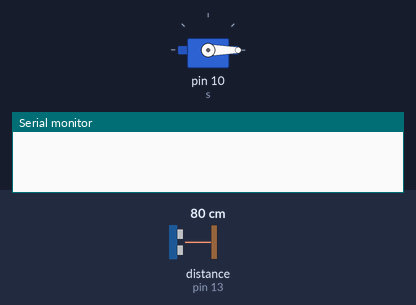
This sketch was run on a simulated Arduino Uno, built with avr-gcc and run on an emulated ATmega328P. Parts: servo, the last lines printed to the serial monitor. Wiring (inferred from the names in the program): ultrasonic range finder: trigger pin 12; echo pin 13. Inputs (shaded band) come from the test bench; at power-on: distance to the obstacle (sensor on pin 13) 80 cm. The echo pulse lasts 58.3 µs per cm.

Above: at 0.01 s.
1.3 s: distance to the obstacle (sensor on pin 13) set to 2 cm
At 2.1 s:
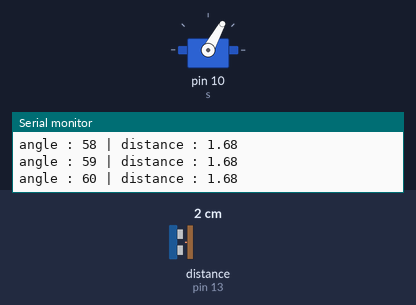
4.3 s: distance to the obstacle (sensor on pin 13) set to 120 cm
At 6.19 s:
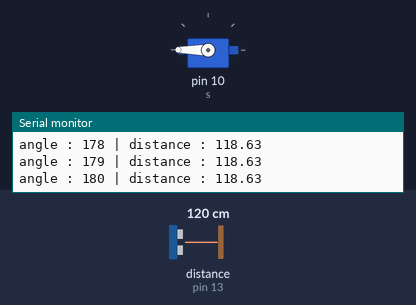
7.3 s: distance to the obstacle (sensor on pin 13) set to 4 cm
Timing chart, 0 to 19.3 s (numbered marks = the images above; inputs shaded):
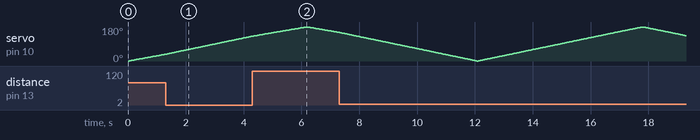

The sketch:

radar_serial_monitor.ino
```cpp
#include <Servo.h>

Servo s;
int trig = 12;
int echo = 13;

float d, t;

void plus() {
  for (int i = 0; i <= 180; i++) {
    s.write(i);
    delay(30);

    digitalWrite(trig, LOW);
    delayMicroseconds(2);
    digitalWrite(trig, HIGH);
    delayMicroseconds(10);
    digitalWrite(trig, LOW);

    t = pulseIn(echo, HIGH);
    d = t * 0.034 / 2;

    Serial.print("angle : ");
    Serial.print(i);
    Serial.print(" | distance : ");
    Serial.println(d);
  }
}

void moin() {
  for (int i = 180; i >= 0; i--) {
    s.write(i);
    delay(30);

    digitalWrite(trig, LOW);
    delayMicroseconds(2);
    digitalWrite(trig, HIGH);
    delayMicroseconds(10);
    digitalWrite(trig, LOW);

    t = pulseIn(echo, HIGH);
    d = t * 0.034 / 2;

    Serial.print("angle : ");
    Serial.print(i);
    Serial.print(" | distance : ");
    Serial.println(d);
  }
}

void setup() {
  Serial.begin(9600);

  pinMode(trig, OUTPUT);
  pinMode(echo, INPUT);

  s.attach(10);
}

void loop() {
  plus();
  moin();
}
```
